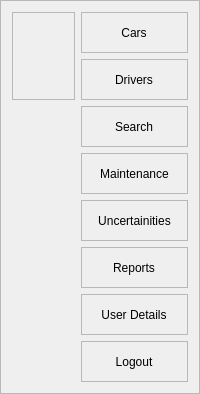
           <widget class="QFrame" name="frame">
            <property name="frameShape">
             <enum>QFrame::StyledPanel</enum>
            </property>
            <property name="frameShadow">
             <enum>QFrame::Raised</enum>
            </property>
            <layout class="QGridLayout" name="gridLayout_8">
             <item row="5" column="1">
              <widget class="QFrame" name="frame_7">
               <property name="frameShape">
                <enum>QFrame::StyledPanel</enum>
               </property>
               <property name="frameShadow">
                <enum>QFrame::Raised</enum>
               </property>
               <layout class="QGridLayout" name="gridLayout_5">
                <item row="0" column="0">
                 <widget class="QToolButton" name="reportbutton">
                  <property name="text">
                   <string>Reports</string>
                  </property>
                  <property name="checkable">
                   <bool>false</bool>
                  </property>
                  <property name="autoRaise">
                   <bool>true</bool>
                  </property>
                 </widget>
                </item>
               </layout>
              </widget>
             </item>
             <item row="3" column="1">
              <widget class="QFrame" name="frame_5">
               <property name="frameShape">
                <enum>QFrame::StyledPanel</enum>
               </property>
               <property name="frameShadow">
                <enum>QFrame::Raised</enum>
               </property>
               <layout class="QGridLayout" name="gridLayout_4">
                <item row="0" column="0">
                 <widget class="QToolButton" name="maintenamcebutton">
                  <property name="text">
                   <string>Maintenance</string>
                  </property>
                  <property name="checkable">
                   <bool>false</bool>
                  </property>
                  <property name="autoRaise">
                   <bool>true</bool>
                  </property>
                 </widget>
                </item>
               </layout>
              </widget>
             </item>
             <item row="0" column="1">
              <widget class="QFrame" name="frame_2">
               <property name="frameShape">
                <enum>QFrame::StyledPanel</enum>
               </property>
               <property name="frameShadow">
                <enum>QFrame::Raised</enum>
               </property>
               <layout class="QGridLayout" name="gridLayout">
                <item row="0" column="0">
                 <widget class="QToolButton" name="carsbutton">
                  <property name="text">
                   <string>Cars</string>
                  </property>
                  <property name="checkable">
                   <bool>false</bool>
                  </property>
                  <property name="checked">
                   <bool>false</bool>
                  </property>
                  <property name="autoRepeat">
                   <bool>false</bool>
                  </property>
                  <property name="autoExclusive">
                   <bool>true</bool>
                  </property>
                  <property name="autoRaise">
                   <bool>true</bool>
                  </property>
                 </widget>
                </item>
               </layout>
              </widget>
             </item>
             <item row="6" column="1">
              <widget class="QFrame" name="frame_8">
               <property name="frameShape">
                <enum>QFrame::StyledPanel</enum>
               </property>
               <property name="frameShadow">
                <enum>QFrame::Raised</enum>
               </property>
               <layout class="QGridLayout" name="gridLayout_6">
                <item row="0" column="0">
                 <widget class="QToolButton" name="userbutton">
                  <property name="text">
                   <string>User Details</string>
                  </property>
                  <property name="checkable">
                   <bool>false</bool>
                  </property>
                  <property name="autoRaise">
                   <bool>true</bool>
                  </property>
                 </widget>
                </item>
               </layout>
              </widget>
             </item>
             <item row="7" column="1">
              <widget class="QFrame" name="frame_9">
               <property name="frameShape">
                <enum>QFrame::StyledPanel</enum>
               </property>
               <property name="frameShadow">
                <enum>QFrame::Raised</enum>
               </property>
               <layout class="QGridLayout" name="gridLayout_7">
                <item row="0" column="0">
                 <widget class="QToolButton" name="logoutbutton">
                  <property name="text">
                   <string>Logout</string>
                  </property>
                  <property name="checkable">
                   <bool>false</bool>
                  </property>
                  <property name="autoExclusive">
                   <bool>false</bool>
                  </property>
                  <property name="autoRaise">
                   <bool>true</bool>
                  </property>
                 </widget>
                </item>
               </layout>
              </widget>
             </item>
             <item row="4" column="1">
              <widget class="QFrame" name="frame_6">
               <property name="frameShape">
                <enum>QFrame::StyledPanel</enum>
               </property>
               <property name="frameShadow">
                <enum>QFrame::Raised</enum>
               </property>
               <layout class="QHBoxLayout" name="horizontalLayout">
                <item>
                 <widget class="QToolButton" name="uncertainitybutton">
                  <property name="text">
                   <string>Uncertainities</string>
                  </property>
                  <property name="checkable">
                   <bool>false</bool>
                  </property>
                  <property name="autoRaise">
                   <bool>true</bool>
                  </property>
                 </widget>
                </item>
               </layout>
              </widget>
             </item>
             <item row="1" column="1">
              <widget class="QFrame" name="frame_3">
               <property name="frameShape">
                <enum>QFrame::StyledPanel</enum>
               </property>
               <property name="frameShadow">
                <enum>QFrame::Raised</enum>
               </property>
               <layout class="QGridLayout" name="gridLayout_2">
                <item row="0" column="0">
                 <widget class="QToolButton" name="driversbutton">
                  <property name="text">
                   <string>Drivers</string>
                  </property>
                  <property name="checkable">
                   <bool>false</bool>
                  </property>
                  <property name="autoRaise">
                   <bool>true</bool>
                  </property>
                 </widget>
                </item>
               </layout>
              </widget>
             </item>
             <item row="2" column="1">
              <widget class="QFrame" name="frame_4">
               <property name="frameShape">
                <enum>QFrame::StyledPanel</enum>
               </property>
               <property name="frameShadow">
                <enum>QFrame::Raised</enum>
               </property>
               <layout class="QGridLayout" name="gridLayout_3">
                <item row="0" column="0">
                 <widget class="QToolButton" name="searchbutton">
                  <property name="text">
                   <string>Search</string>
                  </property>
                  <property name="checkable">
                   <bool>false</bool>
                  </property>
                  <property name="autoRaise">
                   <bool>true</bool>
                  </property>
                 </widget>
                </item>
               </layout>
              </widget>
             </item>
             <item row="0" column="0" rowspan="2">
              <widget class="QFrame" name="frame_12">
               <property name="frameShape">
                <enum>QFrame::StyledPanel</enum>
               </property>
               <property name="frameShadow">
                <enum>QFrame::Raised</enum>
               </property>
              </widget>
             </item>
            </layout>
           </widget>
